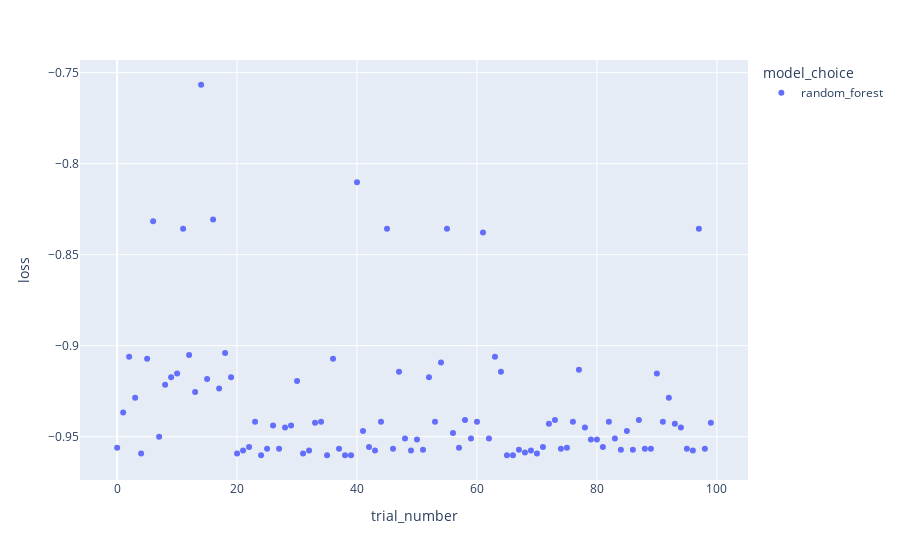

The notebook cell this image was saved under:
### Markdown cell above
A lot of this information can be found in MLFlow by going into the Experiments and querying through the UI, selecting the experiment group (typically the name of this notebook), and then expanding the experiment container that we started with hyperopt and selecting the individual trials here. After clicking on Compare you will see a few visualizations to understand the results of the tuning better.

To complete our understanding of the tuning, we'll do a scatter plot to represent the AUC (or loss) for each of the trials. This can help identify whether there are some outliers, and if there is a general trend emerging that could be caught by visual inspection. We use plotly to draw the graph, and also add additional hover data to each scatter point representing the hyper-parameters used for that trial.

### Code cell
import pandas as pd
import numpy as np

import plotly.express as px

def unpack(x):
    if x:
        return x[0]
    return np.nan
  
def add_hover_data(fig, df, model_choice, ignore_cols=["loss", "trial_number", "model_choice"]):
  fig.update_traces(
      customdata = df.loc[df["model_choice"] == model_choice],
      hovertemplate = "<br>".join(
          [
              f"{col}: %{{customdata[{i}]}}"
              for i, col in enumerate(df.columns) if not trials_df.loc[trials_df["model_choice"] == model_choice][col].isnull().any() 
            and col not in ignore_cols
          ]
      ),
      selector = {"name": model_choice},
  )
  return fig


trials_df = pd.DataFrame([pd.Series(t["misc"]["vals"]).apply(unpack) for t in spark_trials])
trials_df["loss"] = [t["result"]["loss"] for t in spark_trials]
trials_df["trial_number"] = trials_df.index
trials_df["model_choice"] = trials_df["model_choice"].apply(
    lambda x: "random_forest" if x == 0 else "gradient_boosting"
)
fig = px.scatter(trials_df, x="trial_number", y="loss", color="model_choice")
fig = add_hover_data(fig, trials_df, "random_forest")
fig.show()

### Figure 1 — Plotly figure (JSON) as saved in the notebook; plotly's stock layout.template omitted (floating-point values rounded to 4 significant figures; data arrays with more than 128 entries replaced by an {"elided": "..."} marker saying what was removed)
{"data": [{"customdata": {"elided": "100x8 mixed values"}, "hovertemplate": "rf_criterion: %{customdata[1]}<br>rf_max_depth: %{customdata[2]}<br>rf_min_samples_leaf: %{customdata[3]}<br>rf_min_samples_split: %{customdata[4]}<br>rf_n_estimators: %{customdata[5]}", "legendgroup": "random_forest", "marker": {"color": "#636efa", "symbol": "circle"}, "mode": "markers", "name": "random_forest", "orientation": "v", "showlegend": true, "type": "scatter", "x": [0, 1, 2, 3, 4, 5, 6, 7, 8, 9, 10, 11, 12, 13, 14, 15, 16, 17, 18, 19, 20, 21, 22, 23, 24, 25, 26, 27, 28, 29, 30, 31, 32, 33, 34, 35, 36, 37, 38, 39, 40, 41, 42, 43, 44, 45, 46, 47, 48, 49, 50, 51, 52, 53, 54, 55, 56, 57, 58, 59, 60, 61, 62, 63, 64, 65, 66, 67, 68, 69, 70, 71, 72, 73, 74, 75, 76, 77, 78, 79, 80, 81, 82, 83, 84, 85, 86, 87, 88, 89, 90, 91, 92, 93, 94, 95, 96, 97, 98, 99], "xaxis": "x", "y": [-0.9561, -0.9367, -0.9061, -0.9286, -0.9592, -0.9071, -0.8316, -0.95, -0.9214, -0.9173, -0.9153, -0.8357, -0.9051, -0.9255, -0.7566, -0.9184, -0.8306, -0.9235, -0.9041, -0.9173, -0.9592, -0.9577, -0.9556, -0.9418, -0.9602, -0.9566, -0.9439, -0.9566, -0.9449, -0.9439, -0.9194, -0.9592, -0.9577, -0.9423, -0.9418, -0.9602, -0.9071, -0.9566, -0.9602, -0.9602, -0.8102, -0.9469, -0.9556, -0.9577, -0.9418, -0.8357, -0.9566, -0.9143, -0.951, -0.9577, -0.9515, -0.9571, -0.9173, -0.9418, -0.9092, -0.8357, -0.948, -0.9561, -0.9408, -0.951, -0.9418, -0.8378, -0.951, -0.9061, -0.9143, -0.9602, -0.9602, -0.9571, -0.9587, -0.9577, -0.9592, -0.9556, -0.9429, -0.9408, -0.9566, -0.9561, -0.9418, -0.9133, -0.9449, -0.9515, -0.9515, -0.9556, -0.9418, -0.951, -0.9571, -0.9469, -0.9571, -0.9408, -0.9566, -0.9566, -0.9153, -0.9418, -0.9286, -0.9429, -0.9449, -0.9566, -0.9577, -0.8357, -0.9566, -0.9423], "yaxis": "y"}], "layout": {"autosize": true, "legend": {"title": {"text": "model_choice"}, "tracegroupgap": 0}, "margin": {"t": 60}, "xaxis": {"anchor": "y", "autorange": true, "domain": [0, 1], "range": [-5.916, 104.9], "title": {"text": "trial_number"}, "type": "linear"}, "yaxis": {"anchor": "x", "autorange": true, "domain": [0, 1], "range": [-0.976, -0.7409], "title": {"text": "loss"}, "type": "linear"}}}
